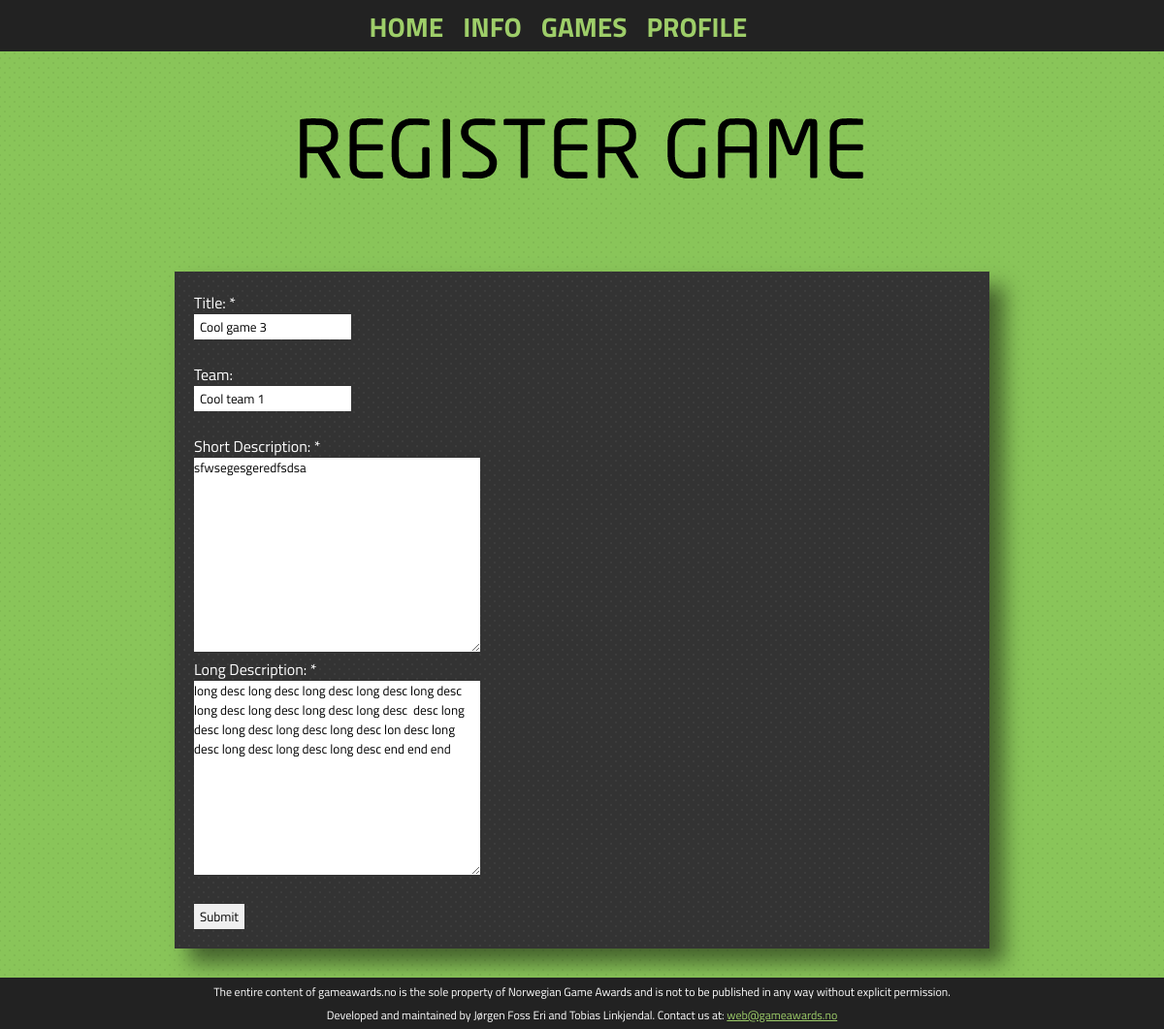
Page /runs/edit/1/ (signed in) on the committed database.
### runs/models.py (models this page shows, shortened)
class Game(models.Model):
    name = models.CharField(max_length = 50)
    added_date = models.DateTimeField('date added')
    description = models.TextField(null=True, blank=True)
    short_desc = models.TextField(null=True, blank=True, max_length=170)
    team = models.CharField(max_length = 50, null=True, blank=True)
    leader = models.ForeignKey(User)
    run = models.ForeignKey(Run)
    likes = models.IntegerField(default=0)

### runs/views.py (the view)
# urls.py: url(r'edit/(?P<game_id>\d+)/$', 'game_edit_request'),
def game_edit_request(request, game_id):
    g = Game.objects.get(pk=game_id)
    ayah_html = ayah.get_publisher_html()
    if not request.user.is_authenticated():
        return HttpResponseRedirect('/login/')
    if request.method == 'POST':
        form = GameRegistrationForm(request.POST, request.FILES)
        if form.is_valid():
            secret = request.POST['session_secret']
            passed = ayah.score_result(secret)
            if passed:
                g.name=form.cleaned_data['name']
                g.short_desc = form.cleaned_data['short_desc']
                g.description = form.cleaned_data['description']
                g.team = form.cleaned_data['team']
                g.save()
                return HttpResponseRedirect('/members/profile/')
            else:
                context = {'form':form, 'ayah_html':ayah_html}
        else:
            context = {'form':form,'ayah_html':ayah_html}
    else:
        form = GameRegistrationForm(instance=g)
        context = {'form':form,'ayah_html':ayah_html}
    return render_to_response(
        'runs/edit_game.html',
        context,
        context_instance=RequestContext(request))

### runs/forms.py
class GameRegistrationForm(ModelForm):
    class Meta:
        model = Game
        exclude = ('added_date', 'run', 'leader', 'likes')

### templates/runs/edit_game.html (shortened to what this page needs)
{% extends "single_page.html" %}
{% block text_head %}<div id="register-game-text"></div>{% endblock %}
{% block page %}
<div id="register-game-container" class="single-page-container">
    <form action="" method="post">
        <div class="register_div">
                <p><label for="name"{% if form.name.errors %} class="error"{% endif %}>Title: *</label></p>
                <p>
                    {{ form.name }}
                </p>
        </div>
        <div class="register_div">
                <p><label for="team"{% if form.team.errors %} class="error"{% endif %}>Team:</label></p>
                <p>
                    {{ form.team }}
               </p>
        </div>
        <div class="register_div">
                <p><label for="short_desc"{% if form.short_desc.errors %} class="error"{% endif %}>Short Description: *</label></p>
                <p>
                    {{ form.short_desc }}
                </p>
        </div>
        <div class="register_div">
                <p><label for="description"{% if form.description.errors %} class="error"{% endif %}>Long Description: *</label></p>
                <p>
                    {{ form.description }}
                </p>
        </div>
        <p><input type="submit" alt="register" /></p>
    </form>
</div>
{% endblock %}

### static/stylesheets/page-style.css (style rules this page uses)
body { background: black; }
input { cursor: pointer; padding: 3px 6px 3px 6px; }
.single-page-container { height:100%; }

### static/stylesheets/members.css (style rules this page uses)
#register-game-text { margin-top: 80px; margin-bottom: 80px; width: 800px; height: 80px; margin-right:auto; margin-left:auto; background-image: url(../images/register-game-text.png); }

### rows in the picture
Game: name "Cool game 3", team "Cool team 1", short_desc "sfwsegesgeredfsdsa", description "long desc long desc long desc long desc long desc long desc long desc long desc long desc desc long desc long desc long desc long desc lon desc long desc long desc long desc long desc end end end"
